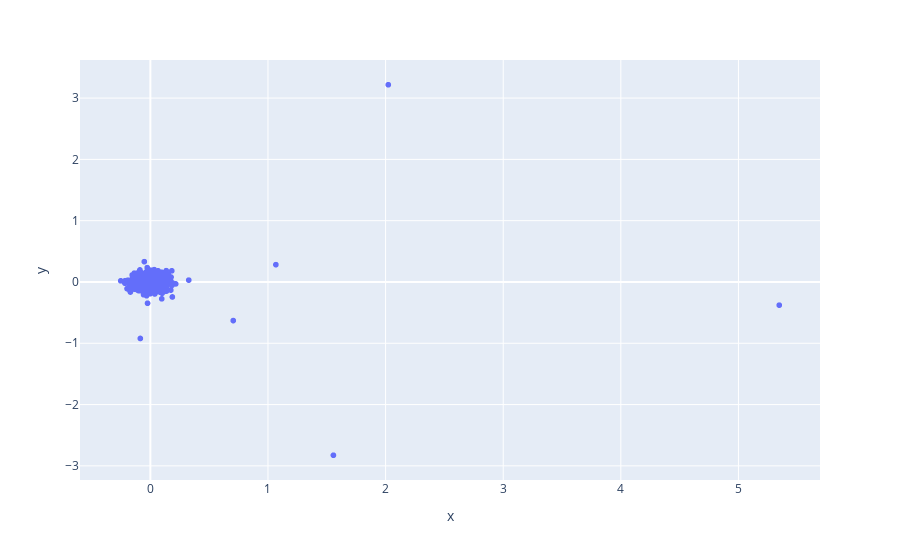

The notebook cell saved with this chart:
### Code cell
fig = px.scatter(x=[ns[0] for ns in ns2], y=[ns[1] for ns in ns2], 
                hover_name=newssources)
fig.show()

### Figure 1 — Plotly figure (JSON) as saved in the notebook; plotly's stock layout.template omitted (floating-point values rounded to 4 significant figures; data arrays with more than 128 entries replaced by an {"elided": "..."} marker saying what was removed)
{"data": [{"hovertemplate": "<b>%{hovertext}</b><br><br>x=%{x}<br>y=%{y}<extra></extra>", "hovertext": {"elided": "1538 str values"}, "legendgroup": "", "marker": {"color": "#636efa", "symbol": "circle"}, "mode": "markers", "name": "", "showlegend": false, "type": "scattergl", "x": {"elided": "1538 float values"}, "xaxis": "x", "y": {"elided": "1538 float values"}, "yaxis": "y"}], "layout": {"autosize": true, "legend": {"tracegroupgap": 0}, "margin": {"t": 60}, "xaxis": {"anchor": "y", "autorange": true, "domain": [0, 1], "range": [-0.5932, 5.688], "title": {"text": "x"}, "type": "linear"}, "yaxis": {"anchor": "x", "autorange": true, "domain": [0, 1], "range": [-3.295, 3.685], "title": {"text": "y"}, "type": "linear"}}}
